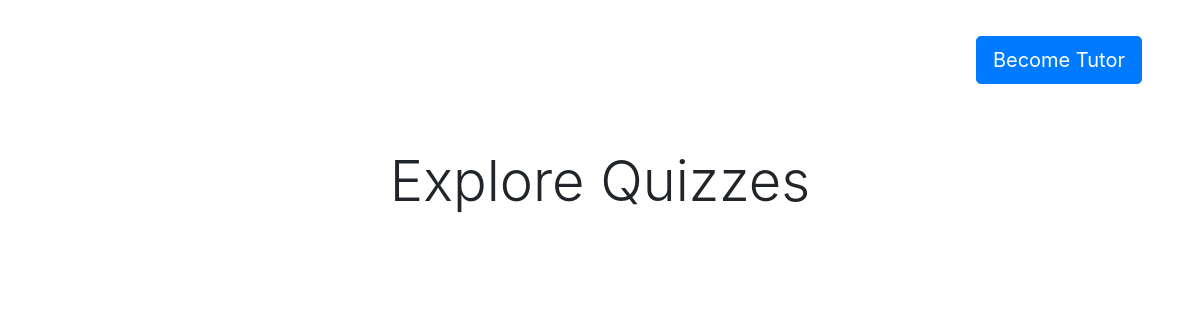
The page /learn/ on the database as committed earlier.
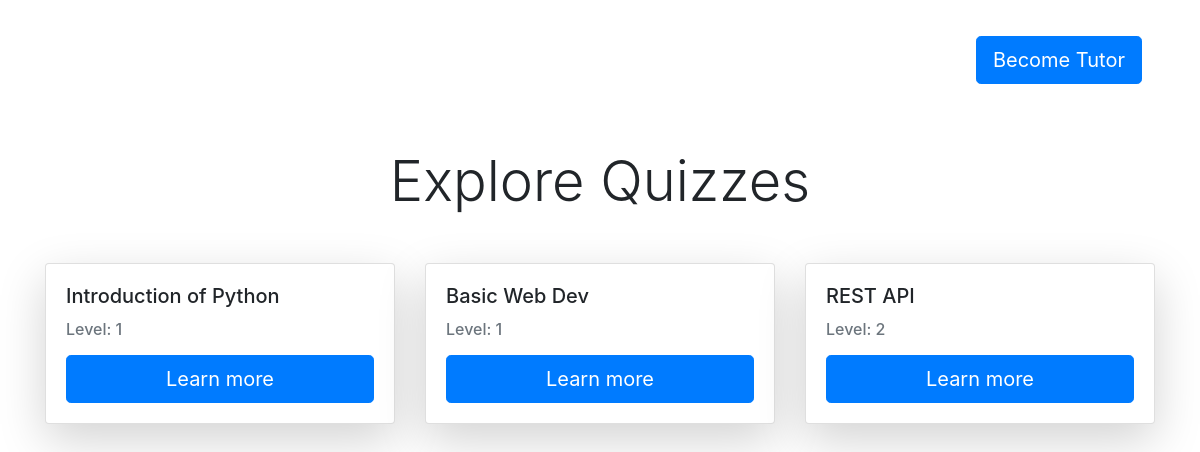
The same page on the database as committed later.
### learn/models.py (models this page shows, shortened)
class QuestionSheet(models.Model):
    title = models.CharField(max_length=200)
    tutor = models.ForeignKey(User, on_delete=models.CASCADE, related_name="tutor")
    l = [
        (1, 1),
        (2, 2),
        (3, 3),
        (4, 4),
        (5, 5)]
    level = models.IntegerField(choices=l, default=1)

### learn/views.py (the view)
# urls.py: path('', views.home2 , name="home2"),
def home2(request):
    ok, tutor_username = modify_nav(request)
    questions_sheet = QuestionSheet.objects.all()
    return render(request, 'home2.html', {"questions": questions_sheet, "tutor_username": tutor_username, "ok": ok})

### learn/views.py (called while the page is built)
def modify_nav(request):
    ok = 0
    tutor_username = None
    if request.user.is_authenticated:
        ok = 1
        tutor_username = request.user.username
    return ok, tutor_username

### learn/templates/home2.html (shortened to what this page needs)
{% extends "layout.html" %}
{% block body %}
    <div class="container mt-5">
        <h1 class="display-4 text-center mb-5">Explore Quizzes</h1>
        <div class="row row-cols-1 row-cols-md-3 g-4">
            {% for question in questions %}
                <div class="col">
                    <div class="card h-100 shadow-lg">
                        <div class="card-body">
                            <h5 class="card-title">{{ question.title }}</h5>
                            <h6 class="text-muted mb-2">Level: {{ question.level }}</h6>
                            <a href="{% url 'question_sheet_id' question.id %}" class="btn btn-primary btn-lg w-100 mt-auto">Learn more</a>
                        </div>
                    </div>
                </div>
            {% endfor %}
        </div>
    </div>
{% endblock %}

### templates/layout.html (shortened to what this page needs)
{% load static %}
<!DOCTYPE html>
<html lang="en">
<head>
    <link href="https://cdn.jsdelivr.net/npm/bootstrap@5.3.3/dist/css/bootstrap.min.css" rel="stylesheet">
    <link rel="stylesheet" href="https://cdnjs.cloudflare.com/ajax/libs/normalize/8.0.1/normalize.min.css" />
    <link rel="stylesheet" href="https://maxcdn.bootstrapcdn.com/bootstrap/4.0.0/css/bootstrap.min.css">
</head>
<body>
    {% block nav %}
    <nav>
        {% if ok == 1 %}
        <a href="{% url 'tutor-ok' %}" class="btn btn-success btn-lg mx-2">{{ tutor_username }}</a>
    {% else %}
        <a href="{% url 'register-tutor' %}" class="btn btn-primary btn-lg mx-2">Become Tutor</a>
    {% endif %}
    </nav>
    {% endblock %}
    {% block body %}{% endblock %}
</body>
</html>

Rows that differ between the two databases and show on the page:
added QuestionSheet: title "Introduction of Python", level "1"
added QuestionSheet: title "Basic Web Dev", level "1"
added QuestionSheet: title "REST API", level "2"
